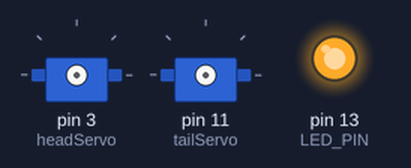
The sketch below on a simulated Arduino Uno, built with avr-gcc and run on an emulated ATmega328P. Parts: 2 × servo, output pins drawn as LEDs (lit = HIGH).

Above: at 0.1 s.
Timing chart, 0 to 40.0 s (numbered marks = the images above):
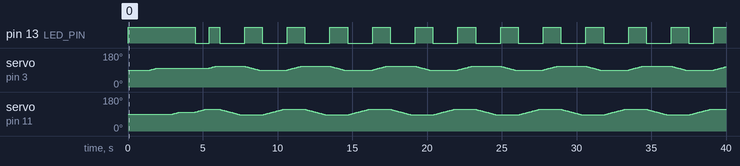

Measured:
- by itself, pin 13 (LED_PIN): goes LOW 0.94 s, HIGH 0.69 s, 11 × (LOW 1.7 s, HIGH 1.2 s), LOW 1.7 s, then HIGH

The sketch:

robot-sw.ino
```cpp
// Include libraries
#include <Servo.h>

// Choose a SPEED between 1 and 10!
// Careful, if the SPEED is too high, the servos will stall...
int SPEED = 1;

// Global variables
int LED_PIN = 13;
Servo headServo;
Servo tailServo;

void setup() {
  // LED setup
  pinMode(LED_PIN, OUTPUT);
  digitalWrite(LED_PIN, HIGH);
  delay(500);
  // servo setup
  headServo.attach(3);
  delay(500);
  tailServo.attach(11);
  delay(500);
  // slowly sweep head servo to 100
  while(headServo.read()<100) {
    headServo.write(headServo.read()+1);
    delay(50);
  }
  while(headServo.read()>100) {
    headServo.write(headServo.read()-1);
    delay(50);
  }
  delay(1000);
  // slowly sweep tail servo to 100
  while(tailServo.read()<100) {
    tailServo.write(tailServo.read()+1);
    delay(50);
  }
  while(tailServo.read()>100) {
    tailServo.write(tailServo.read()-1);
    delay(50);
  }
  delay(1000);
}

void loop() {
  digitalWrite(LED_PIN, LOW);
  while(tailServo.read()<115) {
    tailServo.write(tailServo.read()+1);
    delay(50-SPEED);
  }
  delay(200);
  digitalWrite(LED_PIN, HIGH);
  while(headServo.read()<110) {
    headServo.write(headServo.read()+1);
    delay(50-SPEED);
  }
  delay(200);
  digitalWrite(LED_PIN, LOW);
  while(tailServo.read()>85) {
    tailServo.write(tailServo.read()-1);
    delay(50-SPEED);
  }
  delay(200);
  digitalWrite(LED_PIN, HIGH);
  while(headServo.read()>90) {
    headServo.write(headServo.read()-1);
    delay(50-SPEED);
  }
  delay(200);
}
```
